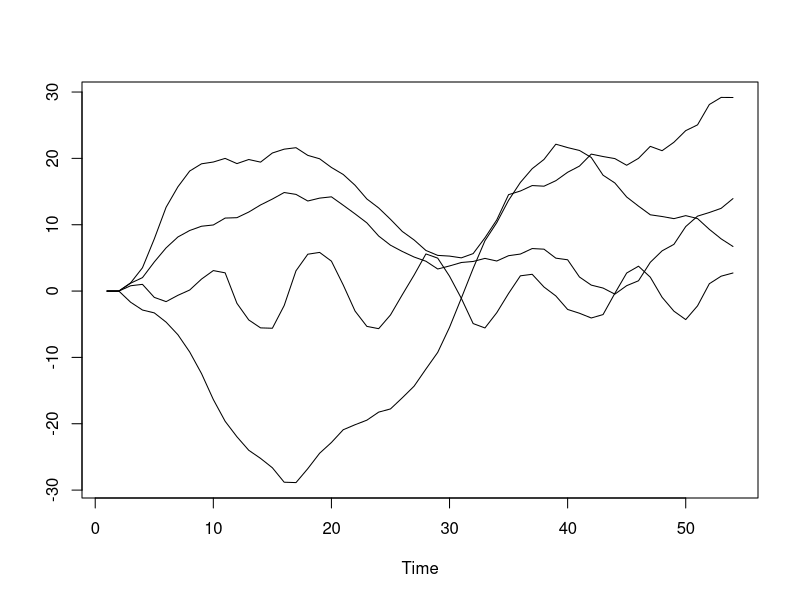

R code for this plot: (Note: this script raises an error after producing the figure.)
####### Simulating a standard VAR #######
# We look to simulate a VAR(2) with k = 4 equations
rm(list=ls())

# Pulled from r-econometrics

set.seed(123) # Reset random number generator for reasons of reproducability

# Generate sample
t <- 50 # Number of time series observations
k <- 4 # Number of endogenous variables
p <- 2 # Number of lags

# Generate coefficient matrices
a <- -0.4
gamma <- 0.8
delta <- 0
r.delta <- sample(delta, 1) # Create list with random delta's 
alpha <- t(t(c(a,0,0,0)))
beta <- t(t(c(1,0,0,0)))

A.1 <- alpha %*% t(beta) # Alpha matrix
A.2 <- diag(x = 1, k) # 4x4 identity matrix
B <- matrix(c(gamma, delta, 0, 0, delta, gamma, 0, 0, 0, 0, gamma, 0, 0, 0, 0, gamma), k) # Gamma matrix
A <- A.1 + A.2 + B

# Check eigenvalues
#eigen(A.1)
#eigen(A.2)
#eigen(A) # Unstable eigenvalues
#eigen(B) # 1 eigenvalue is equal to 1


# Generate series
series <- matrix(0, k, t + 2*p) # Raw series with zeros
for (i in (p + 1):(t + 2*p)){ # Generate series with e ~ N(0,1)
  series[, i] <- A%*%series[, i-1] - B%*%series[, i-2] + rnorm(k, 0, 1)
}

seriests <- ts(t(series[, -(1:p)])) # Convert to time series format
names <- c("V1", "V2", "V3", "V4") # Rename variables
transseries <- t(series)
ts.plot(transseries)


## Cointegration test ##
#logseries <- (series
ca <- ca.jo(transseries, type = "trace", K = 2, ecdet = "none")
summary(ca)

colnames(transseries) <- names
colnames(transseries)

# Number of simulations
nr.sim <- 1000
# set the true value of the cointegration rank
mu <- 0
c <- 0.05
# Initialize a vector of 0s to store rejections
reject.n <- rep(0, times = nr.sim)
# Initialize a vector of 0s to store rejections
reject.t <- rep(0, times = nr.sim)

###### Start the Simulation ######

for (i in 1:nr.sim){
  ## Step 1: Simulate ##
  # Generate sample from VAR
  seriessim <- matrix(0, k, t + 2*p) # Raw series with zeros
  for (i in (p + 1):(t + 2*p)){ # Generate series with e ~ N(0,1)
    seriessim[, i] <- A%*%seriessim[, i-1] + B%*%seriessim[, i-2] + rnorm(k, 0, 1)
  }
  ##Step 2: Apply Trace test ##
  X.bar <- mean(seriessim) # Sample Mean
  St.Dev <- sd(seriessim) # Sample Std. Dev
  Q.n <- sqrt(n) * X.bar / St.Dev # Test statistic
  cv.n <- qnorm(1-c) # normal critical value
  cv.t <- qt(1-c, n-1) # t critical value
  ## Step 3: Evaluate ##
  # Check if null hypothesis is rejected
  if (Q.n > cv.n) {reject.n[i] <- 1}
  if (Q.n > cv.t) {reject.t[i] <- 1}
}
mean(series)


########## Trace Test Function ########## 

tracetest <- function(Y,X){
  abs(solve())
  z <- max(eigen(Y)$values,eigen(X)$values)
  Q <- -t*sum(log(1-z),)
}


